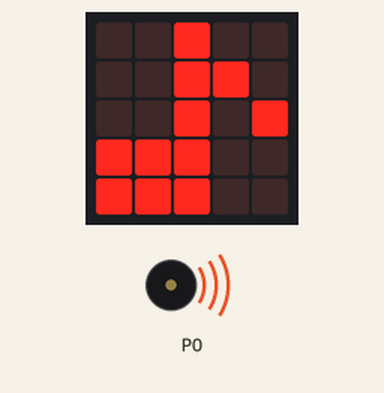
This program was run on a simulated BBC micro:bit (MakeCode). Shown: the board's 5×5 LED display, buzzer (waves = sounding). At 40.4 s the program stops and its outputs stay as they are.

Above: at 0.7 s.
At 40.5 s:
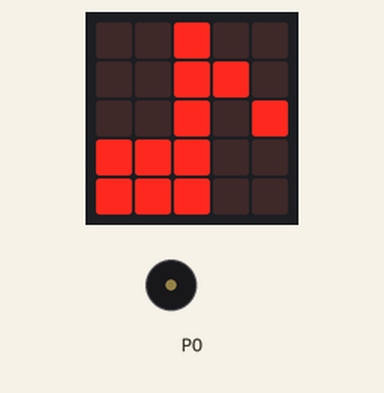
Timing chart, 0 to 41.9 s (numbered marks = the images above):
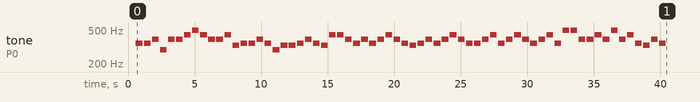

The program:

main.ts
```typescript
basic.showIcon(IconNames.EighthNote)
music.play(music.tonePlayable(349, music.beat(BeatFraction.Whole)), music.PlaybackMode.UntilDone)
basic.pause(100)
music.play(music.tonePlayable(349, music.beat(BeatFraction.Whole)), music.PlaybackMode.UntilDone)
basic.pause(100)
music.play(music.tonePlayable(392, music.beat(BeatFraction.Whole)), music.PlaybackMode.UntilDone)
basic.pause(100)
music.play(music.tonePlayable(294, music.beat(BeatFraction.Whole)), music.PlaybackMode.UntilDone)
basic.pause(100)
music.play(music.tonePlayable(392, music.beat(BeatFraction.Whole)), music.PlaybackMode.UntilDone)
basic.pause(100)
music.play(music.tonePlayable(392, music.beat(BeatFraction.Whole)), music.PlaybackMode.UntilDone)
basic.pause(100)
music.play(music.tonePlayable(440, music.beat(BeatFraction.Whole)), music.PlaybackMode.UntilDone)
basic.pause(100)
music.play(music.tonePlayable(494, music.beat(BeatFraction.Whole)), music.PlaybackMode.UntilDone)
basic.pause(100)
music.play(music.tonePlayable(440, music.beat(BeatFraction.Whole)), music.PlaybackMode.UntilDone)
basic.pause(100)
music.play(music.tonePlayable(392, music.beat(BeatFraction.Whole)), music.PlaybackMode.UntilDone)
basic.pause(100)
music.play(music.tonePlayable(392, music.beat(BeatFraction.Whole)), music.PlaybackMode.UntilDone)
basic.pause(100)
music.play(music.tonePlayable(440, music.beat(BeatFraction.Whole)), music.PlaybackMode.UntilDone)
basic.pause(100)
music.play(music.tonePlayable(330, music.beat(BeatFraction.Whole)), music.PlaybackMode.UntilDone)
basic.pause(100)
music.play(music.tonePlayable(349, music.beat(BeatFraction.Whole)), music.PlaybackMode.UntilDone)
basic.pause(100)
music.play(music.tonePlayable(349, music.beat(BeatFraction.Whole)), music.PlaybackMode.UntilDone)
basic.pause(100)
music.play(music.tonePlayable(392, music.beat(BeatFraction.Whole)), music.PlaybackMode.UntilDone)
basic.pause(100)
music.play(music.tonePlayable(349, music.beat(BeatFraction.Whole)), music.PlaybackMode.UntilDone)
basic.pause(100)
music.play(music.tonePlayable(294, music.beat(BeatFraction.Whole)), music.PlaybackMode.UntilDone)
basic.pause(100)
music.play(music.tonePlayable(330, music.beat(BeatFraction.Whole)), music.PlaybackMode.UntilDone)
basic.pause(100)
music.play(music.tonePlayable(330, music.beat(BeatFraction.Whole)), music.PlaybackMode.UntilDone)
basic.pause(100)
music.play(music.tonePlayable(349, music.beat(BeatFraction.Whole)), music.PlaybackMode.UntilDone)
basic.pause(100)
music.play(music.tonePlayable(392, music.beat(BeatFraction.Whole)), music.PlaybackMode.UntilDone)
basic.pause(100)
music.play(music.tonePlayable(349, music.beat(BeatFraction.Whole)), music.PlaybackMode.UntilDone)
basic.pause(100)
music.play(music.tonePlayable(330, music.beat(BeatFraction.Whole)), music.PlaybackMode.UntilDone)
basic.pause(100)
music.play(music.tonePlayable(440, music.beat(BeatFraction.Whole)), music.PlaybackMode.UntilDone)
basic.pause(100)
music.play(music.tonePlayable(440, music.beat(BeatFraction.Whole)), music.PlaybackMode.UntilDone)
basic.pause(100)
music.play(music.tonePlayable(392, music.beat(BeatFraction.Whole)), music.PlaybackMode.UntilDone)
basic.pause(100)
music.play(music.tonePlayable(349, music.beat(BeatFraction.Whole)), music.PlaybackMode.UntilDone)
basic.pause(100)
music.play(music.tonePlayable(392, music.beat(BeatFraction.Whole)), music.PlaybackMode.UntilDone)
basic.pause(100)
music.play(music.tonePlayable(349, music.beat(BeatFraction.Whole)), music.PlaybackMode.UntilDone)
basic.pause(100)
music.play(music.tonePlayable(392, music.beat(BeatFraction.Whole)), music.PlaybackMode.UntilDone)
basic.pause(100)
music.play(music.tonePlayable(440, music.beat(BeatFraction.Whole)), music.PlaybackMode.UntilDone)
basic.pause(100)
music.play(music.tonePlayable(392, music.beat(BeatFraction.Whole)), music.PlaybackMode.UntilDone)
basic.pause(100)
music.play(music.tonePlayable(349, music.beat(BeatFraction.Whole)), music.PlaybackMode.UntilDone)
basic.pause(100)
music.play(music.tonePlayable(330, music.beat(BeatFraction.Whole)), music.PlaybackMode.UntilDone)
basic.pause(100)
music.play(music.tonePlayable(349, music.beat(BeatFraction.Whole)), music.PlaybackMode.UntilDone)
basic.pause(100)
music.play(music.tonePlayable(392, music.beat(BeatFraction.Whole)), music.PlaybackMode.UntilDone)
basic.pause(100)
music.play(music.tonePlayable(349, music.beat(BeatFraction.Whole)), music.PlaybackMode.UntilDone)
basic.pause(100)
music.play(music.tonePlayable(392, music.beat(BeatFraction.Whole)), music.PlaybackMode.UntilDone)
basic.pause(100)
music.play(music.tonePlayable(440, music.beat(BeatFraction.Whole)), music.PlaybackMode.UntilDone)
basic.pause(100)
music.play(music.tonePlayable(392, music.beat(BeatFraction.Whole)), music.PlaybackMode.UntilDone)
basic.pause(100)
music.play(music.tonePlayable(349, music.beat(BeatFraction.Whole)), music.PlaybackMode.UntilDone)
basic.pause(100)
music.play(music.tonePlayable(349, music.beat(BeatFraction.Whole)), music.PlaybackMode.UntilDone)
basic.pause(100)
music.play(music.tonePlayable(392, music.beat(BeatFraction.Whole)), music.PlaybackMode.UntilDone)
basic.pause(100)
music.play(music.tonePlayable(440, music.beat(BeatFraction.Whole)), music.PlaybackMode.UntilDone)
basic.pause(100)
music.play(music.tonePlayable(349, music.beat(BeatFraction.Whole)), music.PlaybackMode.UntilDone)
basic.pause(100)
music.play(music.tonePlayable(392, music.beat(BeatFraction.Whole)), music.PlaybackMode.UntilDone)
basic.pause(100)
music.play(music.tonePlayable(440, music.beat(BeatFraction.Whole)), music.PlaybackMode.UntilDone)
basic.pause(100)
music.play(music.tonePlayable(392, music.beat(BeatFraction.Whole)), music.PlaybackMode.UntilDone)
basic.pause(100)
music.play(music.tonePlayable(349, music.beat(BeatFraction.Whole)), music.PlaybackMode.UntilDone)
basic.pause(100)
music.play(music.tonePlayable(392, music.beat(BeatFraction.Whole)), music.PlaybackMode.UntilDone)
basic.pause(100)
music.play(music.tonePlayable(440, music.beat(BeatFraction.Whole)), music.PlaybackMode.UntilDone)
basic.pause(100)
music.play(music.tonePlayable(349, music.beat(BeatFraction.Whole)), music.PlaybackMode.UntilDone)
basic.pause(100)
music.play(music.tonePlayable(494, music.beat(BeatFraction.Whole)), music.PlaybackMode.UntilDone)
basic.pause(100)
music.play(music.tonePlayable(494, music.beat(BeatFraction.Whole)), music.PlaybackMode.UntilDone)
basic.pause(100)
music.play(music.tonePlayable(392, music.beat(BeatFraction.Whole)), music.PlaybackMode.UntilDone)
basic.pause(100)
music.play(music.tonePlayable(392, music.beat(BeatFraction.Whole)), music.PlaybackMode.UntilDone)
basic.pause(100)
music.play(music.tonePlayable(440, music.beat(BeatFraction.Whole)), music.PlaybackMode.UntilDone)
basic.pause(100)
music.play(music.tonePlayable(392, music.beat(BeatFraction.Whole)), music.PlaybackMode.UntilDone)
basic.pause(100)
music.play(music.tonePlayable(494, music.beat(BeatFraction.Whole)), music.PlaybackMode.UntilDone)
basic.pause(100)
music.play(music.tonePlayable(392, music.beat(BeatFraction.Whole)), music.PlaybackMode.UntilDone)
basic.pause(100)
music.play(music.tonePlayable(440, music.beat(BeatFraction.Whole)), music.PlaybackMode.UntilDone)
basic.pause(100)
music.play(music.tonePlayable(349, music.beat(BeatFraction.Whole)), music.PlaybackMode.UntilDone)
basic.pause(100)
music.play(music.tonePlayable(330, music.beat(BeatFraction.Whole)), music.PlaybackMode.UntilDone)
basic.pause(100)
music.play(music.tonePlayable(392, music.beat(BeatFraction.Whole)), music.PlaybackMode.UntilDone)
basic.pause(100)
music.play(music.tonePlayable(349, music.beat(BeatFraction.Whole)), music.PlaybackMode.UntilDone)
```

test.ts
```typescript
// 在此处测试；当此软件包作为插件使用时，将不会编译此软件包。
```
